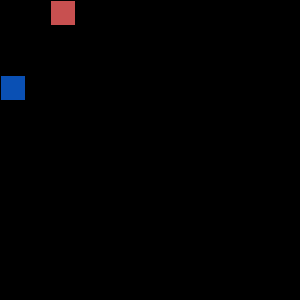
Frame 1 (no input)
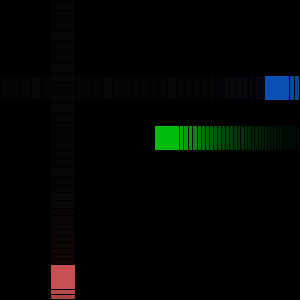
Frame 60 (the mouse pressed at the canvas centre just before this capture)
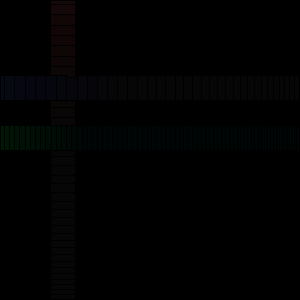
Frame 120 (the mouse held since frame 60 and released just before this capture)

The Processing sketch that drew these frames (run headless with seeded random() and noise(); from frame 60 on, the mouse is pressed at the canvas centre):

// Processing sketch: processing_55841
// ── processing_55841.pde

color sky = color(10, 80, 180);
color blood = color(200,80,80);
color chartreuse = color(0,190,10);
int n_squares=2;

void setup(){
  size(300, 300);
  frameRate(30);
  smooth();
  background(0);  
}
int i=0; 
void draw(){
  fill(0,20);
  rect(0,0,width,height);
  if (i<width){
    fill(sky);
    rect(sin(radians(i))*width, 75, 25, 25);
    fill(blood);
    rect(50, sin(radians(i))*height, 25,25);
    fill(chartreuse);
    rect(cos(radians(i/2))*width,125,25,25);
    i +=n_squares;
  } 
  else{
    i=0;
  }
}
